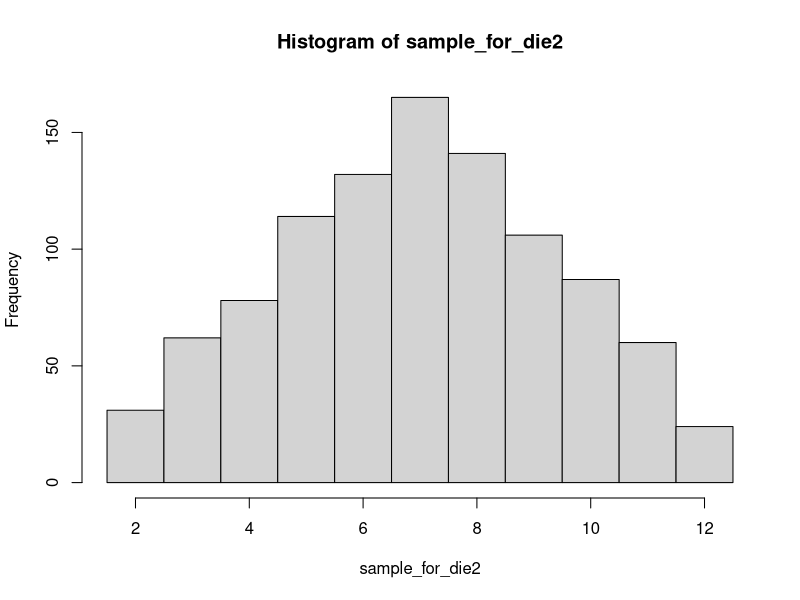
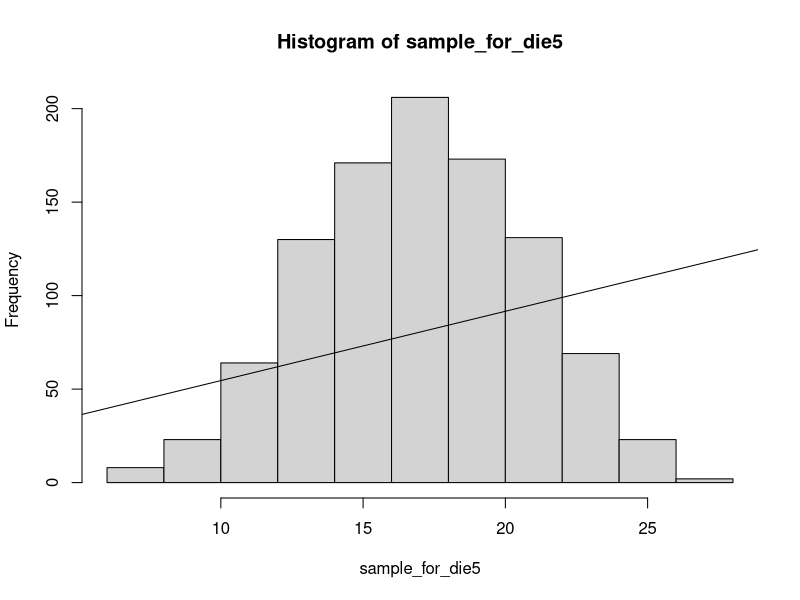
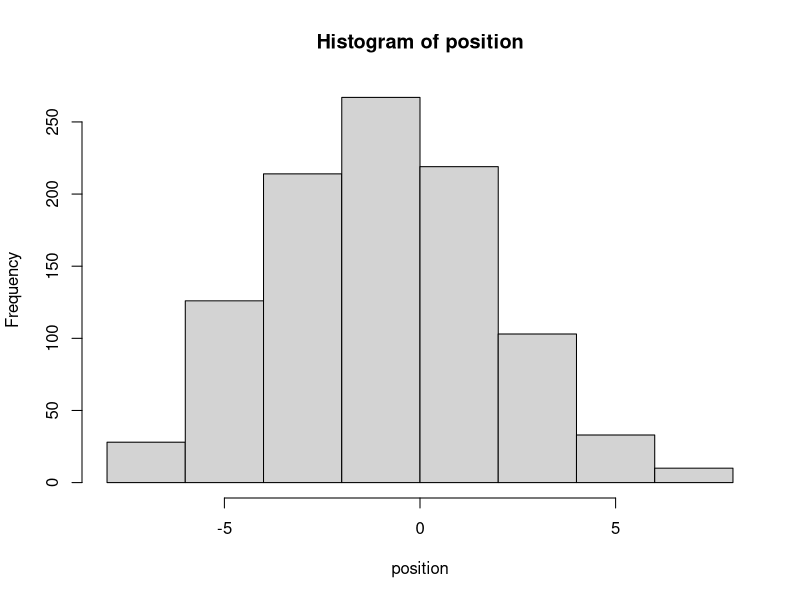
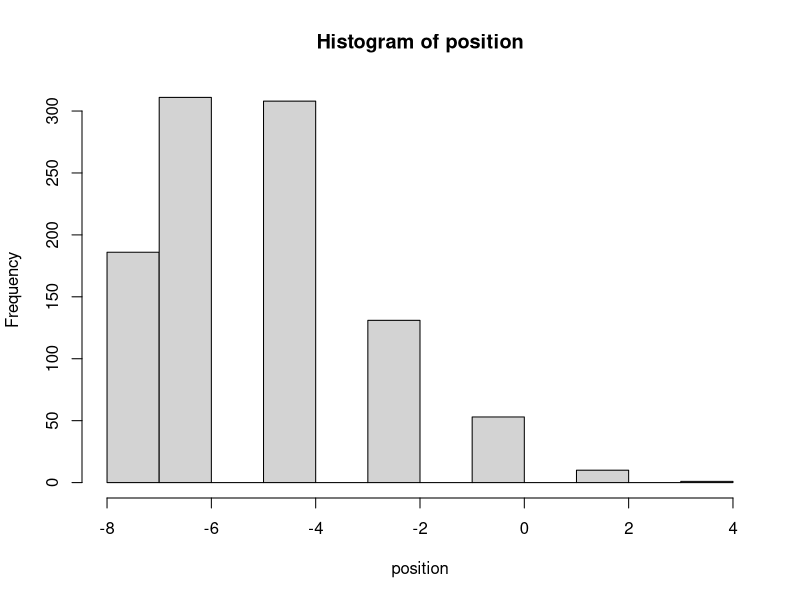
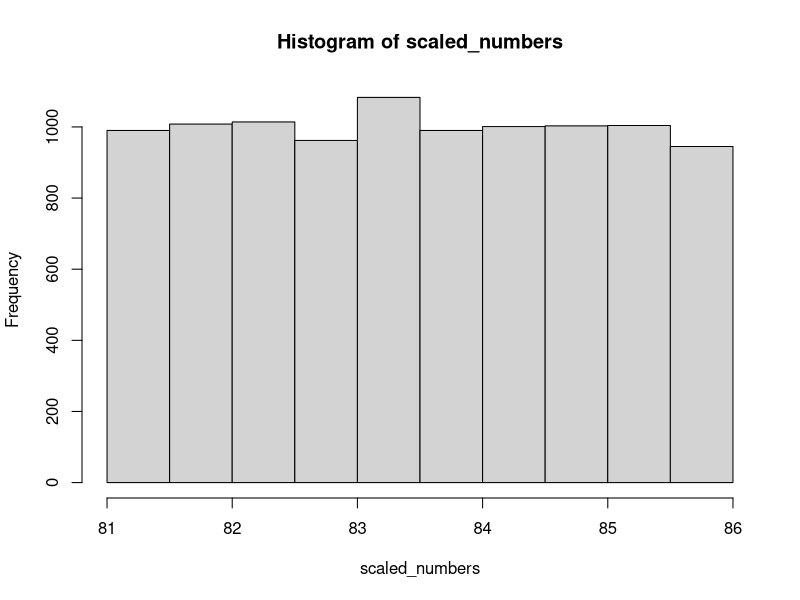

Here is the R script that generated these plots, in order:
# task1
# 掷骰子
sample_for_die <- sample(1:6, 1000, replace=TRUE)
sample_for_die2 <- sample(1:6, 1000, replace=TRUE)
sample_for_die2 <- sample_for_die2+sample_for_die
hist(sample_for_die2, breaks = 1.5:12.5)
# 解释:
# 1. 相当于两组1:6随机抽样, 抽中的数的mean会接近3,所以相加会在6:8之间多
# 2. 5个:
sample_for_die5 <- sample(1:6, 1000, replace=TRUE)+
  sample(1:6, 1000, replace=TRUE)+sample(1:6, 1000, replace=TRUE)+
  sample(1:6, 1000, replace=TRUE)+sample(1:6, 1000, replace=TRUE)
hist(sample_for_die5)
# 3. 中位数平均数相似,
mean(sample_for_die5)
median(sample_for_die5)
# qq图
qqline(sample_for_die5)
# test: Shapiro-Wilk Test, Anderson-Darling....
shapiro.test(sample_for_die5)


# task2 
# bean machine/豆子机,当豆子下落时,它有50%的几率往左/右,一共8个节点
position <- c()
for (i in 1:1000){
  position_start <- 0
  for (layer in 1:8){
    # +-1中选一个
    position_start <- position_start + sample(c(1, -1), 1)
  }
  position <- c(position, position_start)
}
hist(position)
# 概率改变后
position <- c()
for (i in 1:1000){
  position_start <- 0
  for (layer in 1:8){
    # +-1中选一个 prob->80%
    position_start <- position_start + sample(c(1, -1), 1, prob = c(0.2, 0.8))
  }
  position <- c(position, position_start)
}
hist(position)
# 明显不再是正态分布


# task3
# 成绩正态分布
set.seed(123)
random_numbers <- runif(10000) #均匀分布
scaled_numbers <- (random_numbers * 5) + 81
hist(scaled_numbers)
# 很难说成绩是正态分布,尤其在人数较少时
# 但人数够多,那么应该会接近正态分布


# 保存
save.image(file="week5_practice.RData")
